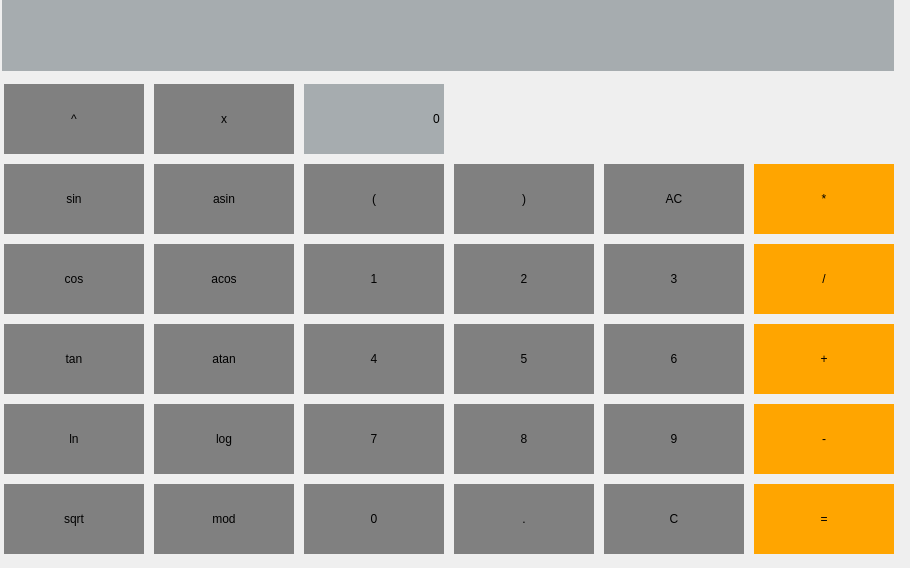
    <widget class="QWidget" name="tab">
     <attribute name="title">
      <string>SimpleCalc</string>
     </attribute>
     <widget class="QLineEdit" name="input_string_all">
      <property name="geometry">
       <rect>
        <x>2</x>
        <y>0</y>
        <width>892</width>
        <height>71</height>
       </rect>
      </property>
      <property name="layoutDirection">
       <enum>Qt::LeftToRight</enum>
      </property>
      <property name="styleSheet">
       <string notr="true">QLineEdit {
	background-color: #A6ACAF;
	border: 0px light gray;
	font: 900 18pt &quot;Arial Black&quot;;
}</string>
      </property>
      <property name="text">
       <string/>
      </property>
      <property name="maxLength">
       <number>255</number>
      </property>
      <property name="alignment">
       <set>Qt::AlignRight|Qt::AlignTrailing|Qt::AlignVCenter</set>
      </property>
     </widget>
     <widget class="QWidget" name="gridLayoutWidget">
      <property name="geometry">
       <rect>
        <x>0</x>
        <y>80</y>
        <width>901</width>
        <height>479</height>
       </rect>
      </property>
      <property name="sizePolicy">
       <sizepolicy hsizetype="Maximum" vsizetype="Maximum">
        <horstretch>0</horstretch>
        <verstretch>0</verstretch>
       </sizepolicy>
      </property>
      <property name="minimumSize">
       <size>
        <width>140</width>
        <height>70</height>
       </size>
      </property>
      <layout class="QGridLayout" name="gridLayout">
       <item row="4" column="4">
        <widget class="QPushButton" name="button_8">
         <property name="sizePolicy">
          <sizepolicy hsizetype="Maximum" vsizetype="Maximum">
           <horstretch>0</horstretch>
           <verstretch>0</verstretch>
          </sizepolicy>
         </property>
         <property name="minimumSize">
          <size>
           <width>140</width>
           <height>70</height>
          </size>
         </property>
         <property name="styleSheet">
          <string notr="true">QPushButton {
	background-color: #808080;
	border: 0px gray;
	font: 900 18pt &quot;Arial Black&quot;;
}</string>
         </property>
         <property name="text">
          <string>8</string>
         </property>
        </widget>
       </item>
       <item row="4" column="1">
        <widget class="QPushButton" name="button_log">
         <property name="sizePolicy">
          <sizepolicy hsizetype="Maximum" vsizetype="Maximum">
           <horstretch>0</horstretch>
           <verstretch>0</verstretch>
          </sizepolicy>
         </property>
         <property name="minimumSize">
          <size>
           <width>140</width>
           <height>70</height>
          </size>
         </property>
         <property name="styleSheet">
          <string notr="true">QPushButton {
	background-color: #808080;
	border: 0px gray;
	font: 900 18pt &quot;Arial Black&quot;;
}</string>
         </property>
         <property name="text">
          <string>log</string>
         </property>
        </widget>
       </item>
       <item row="3" column="3">
        <widget class="QPushButton" name="button_4">
         <property name="sizePolicy">
          <sizepolicy hsizetype="Maximum" vsizetype="Maximum">
           <horstretch>0</horstretch>
           <verstretch>0</verstretch>
          </sizepolicy>
         </property>
         <property name="minimumSize">
          <size>
           <width>140</width>
           <height>70</height>
          </size>
         </property>
         <property name="styleSheet">
          <string notr="true">QPushButton {
	background-color: #808080;
	border: 0px gray;
	font: 900 18pt &quot;Arial Black&quot;;
}</string>
         </property>
         <property name="text">
          <string>4</string>
         </property>
        </widget>
       </item>
       <item row="5" column="3">
        <widget class="QPushButton" name="button_0">
         <property name="sizePolicy">
          <sizepolicy hsizetype="Maximum" vsizetype="Maximum">
           <horstretch>0</horstretch>
           <verstretch>0</verstretch>
          </sizepolicy>
         </property>
         <property name="minimumSize">
          <size>
           <width>140</width>
           <height>70</height>
          </size>
         </property>
         <property name="styleSheet">
          <string notr="true">QPushButton {
	background-color: #808080;
	border: 0px gray;
	font: 900 18pt &quot;Arial Black&quot;;
}</string>
         </property>
         <property name="text">
          <string>0</string>
         </property>
        </widget>
       </item>
       <item row="2" column="1">
        <widget class="QPushButton" name="button_acos">
         <property name="sizePolicy">
          <sizepolicy hsizetype="Maximum" vsizetype="Maximum">
           <horstretch>0</horstretch>
           <verstretch>0</verstretch>
          </sizepolicy>
         </property>
         <property name="minimumSize">
          <size>
           <width>140</width>
           <height>70</height>
          </size>
         </property>
         <property name="styleSheet">
          <string notr="true">QPushButton {
	background-color: #808080;
	border: 0px gray;
	font: 900 18pt &quot;Arial Black&quot;;
}</string>
         </property>
         <property name="text">
          <string>acos</string>
         </property>
        </widget>
       </item>
       <item row="1" column="4">
        <widget class="QPushButton" name="button_rbracket">
         <property name="sizePolicy">
          <sizepolicy hsizetype="Maximum" vsizetype="Maximum">
           <horstretch>0</horstretch>
           <verstretch>0</verstretch>
          </sizepolicy>
         </property>
         <property name="minimumSize">
          <size>
           <width>140</width>
           <height>70</height>
          </size>
         </property>
         <property name="styleSheet">
          <string notr="true">QPushButton {
	background-color: #808080;
	border: 0px gray;
	font: 900 18pt &quot;Arial Black&quot;;
}</string>
         </property>
         <property name="text">
          <string>)</string>
         </property>
        </widget>
       </item>
       <item row="1" column="6">
        <widget class="QPushButton" name="button_mul">
         <property name="sizePolicy">
          <sizepolicy hsizetype="Maximum" vsizetype="Maximum">
           <horstretch>0</horstretch>
           <verstretch>0</verstretch>
          </sizepolicy>
         </property>
         <property name="minimumSize">
          <size>
           <width>140</width>
           <height>70</height>
          </size>
         </property>
         <property name="styleSheet">
          <string notr="true">QPushButton {
	background-color: #FFA500;
	border: 5px black;
	font: 900 18pt &quot;Arial Black&quot;;
}</string>
         </property>
         <property name="text">
          <string>*</string>
         </property>
        </widget>
       </item>
       <item row="5" column="4">
        <widget class="QPushButton" name="button_dot">
         <property name="sizePolicy">
          <sizepolicy hsizetype="Maximum" vsizetype="Maximum">
           <horstretch>0</horstretch>
           <verstretch>0</verstretch>
          </sizepolicy>
         </property>
         <property name="minimumSize">
          <size>
           <width>140</width>
           <height>70</height>
          </size>
         </property>
         <property name="styleSheet">
          <string notr="true">QPushButton {
	background-color: #808080;
	border: 0px gray;
	font: 900 18pt &quot;Arial Black&quot;;
}</string>
         </property>
         <property name="text">
          <string>.</string>
         </property>
        </widget>
       </item>
       <item row="1" column="1">
        <widget class="QPushButton" name="button_asin">
         <property name="sizePolicy">
          <sizepolicy hsizetype="Maximum" vsizetype="Maximum">
           <horstretch>0</horstretch>
           <verstretch>0</verstretch>
          </sizepolicy>
         </property>
         <property name="minimumSize">
          <size>
           <width>140</width>
           <height>70</height>
          </size>
         </property>
         <property name="styleSheet">
          <string notr="true">QPushButton {
	background-color: #808080;
	border: 0px gray;
	font: 900 18pt &quot;Arial Black&quot;;
}</string>
         </property>
         <property name="text">
          <string>asin</string>
         </property>
        </widget>
       </item>
       <item row="2" column="0">
        <widget class="QPushButton" name="button_cos">
         <property name="sizePolicy">
          <sizepolicy hsizetype="Maximum" vsizetype="Maximum">
           <horstretch>0</horstretch>
           <verstretch>0</verstretch>
          </sizepolicy>
         </property>
         <property name="minimumSize">
          <size>
           <width>140</width>
           <height>70</height>
          </size>
         </property>
         <property name="styleSheet">
          <string notr="true">QPushButton {
	background-color: #808080;
	border: 0px gray;
	font: 900 18pt &quot;Arial Black&quot;;
}</string>
         </property>
         <property name="text">
          <string>cos</string>
         </property>
        </widget>
       </item>
       <item row="3" column="0">
        <widget class="QPushButton" name="button_tan">
         <property name="sizePolicy">
          <sizepolicy hsizetype="Maximum" vsizetype="Maximum">
           <horstretch>0</horstretch>
           <verstretch>0</verstretch>
          </sizepolicy>
         </property>
         <property name="minimumSize">
          <size>
           <width>140</width>
           <height>70</height>
          </size>
         </property>
         <property name="styleSheet">
          <string notr="true">QPushButton {
	background-color: #808080;
	border: 0px gray;
	font: 900 18pt &quot;Arial Black&quot;;
}</string>
         </property>
         <property name="text">
          <string>tan</string>
         </property>
        </widget>
       </item>
       <item row="3" column="1">
        <widget class="QPushButton" name="button_atan">
         <property name="sizePolicy">
          <sizepolicy hsizetype="Maximum" vsizetype="Maximum">
           <horstretch>0</horstretch>
           <verstretch>0</verstretch>
          </sizepolicy>
         </property>
         <property name="minimumSize">
          <size>
           <width>140</width>
           <height>70</height>
          </size>
         </property>
         <property name="styleSheet">
          <string notr="true">QPushButton {
	background-color: #808080;
	border: 0px gray;
	font: 900 18pt &quot;Arial Black&quot;;
}</string>
         </property>
         <property name="text">
          <string>atan</string>
         </property>
        </widget>
       </item>
       <item row="1" column="5">
        <widget class="QPushButton" name="button_clear_all">
         <property name="sizePolicy">
          <sizepolicy hsizetype="Maximum" vsizetype="Maximum">
           <horstretch>0</horstretch>
           <verstretch>0</verstretch>
          </sizepolicy>
         </property>
         <property name="minimumSize">
          <size>
           <width>140</width>
           <height>70</height>
          </size>
         </property>
         <property name="styleSheet">
          <string notr="true">QPushButton {
	background-color: #808080;
	border: 0px gray;
	font: 900 18pt &quot;Arial Black&quot;;
}</string>
         </property>
         <property name="text">
          <string>AC</string>
         </property>
        </widget>
       </item>
       <item row="0" column="1">
        <widget class="QPushButton" name="button_x">
         <property name="sizePolicy">
          <sizepolicy hsizetype="Maximum" vsizetype="Maximum">
           <horstretch>0</horstretch>
           <verstretch>0</verstretch>
          </sizepolicy>
         </property>
         <property name="minimumSize">
          <size>
           <width>140</width>
           <height>70</height>
          </size>
         </property>
         <property name="styleSheet">
          <string notr="true">QPushButton {
	background-color: #808080;
	border: 0px gray;
	font: 900 18pt &quot;Arial Black&quot;;
}</string>
         </property>
         <property name="text">
          <string>x</string>
         </property>
        </widget>
       </item>
       <item row="5" column="0">
        <widget class="QPushButton" name="button_sqrt">
         <property name="sizePolicy">
          <sizepolicy hsizetype="Maximum" vsizetype="Maximum">
           <horstretch>0</horstretch>
           <verstretch>0</verstretch>
          </sizepolicy>
         </property>
         <property name="minimumSize">
          <size>
           <width>140</width>
           <height>70</height>
          </size>
         </property>
         <property name="styleSheet">
          <string notr="true">QPushButton {
	background-color: #808080;
	border: 0px gray;
	font: 900 18pt &quot;Arial Black&quot;;
}</string>
         </property>
         <property name="text">
          <string>sqrt</string>
         </property>
        </widget>
       </item>
       <item row="2" column="5">
        <widget class="QPushButton" name="button_3">
         <property name="sizePolicy">
          <sizepolicy hsizetype="Maximum" vsizetype="Maximum">
           <horstretch>0</horstretch>
           <verstretch>0</verstretch>
          </sizepolicy>
         </property>
         <property name="minimumSize">
          <size>
           <width>140</width>
           <height>70</height>
          </size>
         </property>
         <property name="styleSheet">
          <string notr="true">QPushButton {
	background-color: #808080;
	border: 0px gray;
	font: 900 18pt &quot;Arial Black&quot;;
}</string>
         </property>
         <property name="text">
          <string>3</string>
         </property>
        </widget>
       </item>
       <item row="1" column="0">
        <widget class="QPushButton" name="button_sin">
         <property name="sizePolicy">
          <sizepolicy hsizetype="Maximum" vsizetype="Maximum">
           <horstretch>0</horstretch>
           <verstretch>0</verstretch>
          </sizepolicy>
         </property>
         <property name="minimumSize">
          <size>
           <width>140</width>
           <height>70</height>
          </size>
         </property>
         <property name="styleSheet">
          <string notr="true">QPushButton {
	background-color: #808080;
	border: 0px gray;
	font: 900 18pt &quot;Arial Black&quot;;
}</string>
         </property>
         <property name="text">
          <string>sin</string>
         </property>
        </widget>
       </item>
       <item row="3" column="6">
        <widget class="QPushButton" name="button_sum">
         <property name="sizePolicy">
          <sizepolicy hsizetype="Maximum" vsizetype="Maximum">
           <horstretch>0</horstretch>
           <verstretch>0</verstretch>
          </sizepolicy>
         </property>
         <property name="minimumSize">
          <size>
           <width>140</width>
           <height>70</height>
          </size>
         </property>
         <property name="styleSheet">
          <string notr="true">QPushButton {
	background-color: #FFA500;
	border: 5px black;
	font: 900 18pt &quot;Arial Black&quot;;
}</string>
         </property>
         <property name="text">
          <string>+</string>
         </property>
        </widget>
       </item>
       <item row="4" column="5">
        <widget class="QPushButton" name="button_9">
         <property name="sizePolicy">
          <sizepolicy hsizetype="Maximum" vsizetype="Maximum">
           <horstretch>0</horstretch>
           <verstretch>0</verstretch>
          </sizepolicy>
         </property>
         <property name="minimumSize">
          <size>
           <width>140</width>
           <height>70</height>
          </size>
         </property>
         <property name="styleSheet">
          <string notr="true">QPushButton {
	background-color: #808080;
	border: 0px gray;
	font: 900 18pt &quot;Arial Black&quot;;
}</string>
         </property>
         <property name="text">
          <string>9</string>
         </property>
        </widget>
       </item>
       <item row="0" column="0">
        <widget class="QPushButton" name="button_pow">
         <property name="sizePolicy">
          <sizepolicy hsizetype="Maximum" vsizetype="Maximum">
           <horstretch>0</horstretch>
           <verstretch>0</verstretch>
          </sizepolicy>
         </property>
         <property name="minimumSize">
          <size>
           <width>140</width>
           <height>70</height>
          </size>
         </property>
         <property name="styleSheet">
          <string notr="true">QPushButton {
	background-color: #808080;
	border: 0px gray;
	font: 900 18pt &quot;Arial Black&quot;;
}</string>
         </property>
         <property name="text">
          <string>^</string>
         </property>
        </widget>
       </item>
       <item row="3" column="5">
        <widget class="QPushButton" name="button_6">
         <property name="sizePolicy">
          <sizepolicy hsizetype="Maximum" vsizetype="Maximum">
           <horstretch>0</horstretch>
           <verstretch>0</verstretch>
          </sizepolicy>
         </property>
         <property name="minimumSize">
          <size>
           <width>140</width>
           <height>70</height>
          </size>
         </property>
         <property name="styleSheet">
          <string notr="true">QPushButton {
	background-color: #808080;
	border: 0px gray;
	font: 900 18pt &quot;Arial Black&quot;;
}</string>
         </property>
         <property name="text">
          <string>6</string>
         </property>
        </widget>
       </item>
       <item row="2" column="3">
        <widget class="QPushButton" name="button_1">
         <property name="sizePolicy">
          <sizepolicy hsizetype="Maximum" vsizetype="Maximum">
           <horstretch>0</horstretch>
           <verstretch>0</verstretch>
          </sizepolicy>
         </property>
         <property name="minimumSize">
          <size>
           <width>140</width>
           <height>70</height>
          </size>
         </property>
         <property name="styleSheet">
          <string notr="true">QPushButton {
	background-color: #808080;
	border: 0px gray;
	font: 900 18pt &quot;Arial Black&quot;;
}</string>
         </property>
         <property name="text">
          <string>1</string>
         </property>
        </widget>
       </item>
       <item row="3" column="4">
        <widget class="QPushButton" name="button_5">
         <property name="sizePolicy">
          <sizepolicy hsizetype="Maximum" vsizetype="Maximum">
           <horstretch>0</horstretch>
           <verstretch>0</verstretch>
          </sizepolicy>
         </property>
         <property name="minimumSize">
          <size>
           <width>140</width>
           <height>70</height>
          </size>
         </property>
         <property name="styleSheet">
          <string notr="true">QPushButton {
	background-color: #808080;
	border: 0px gray;
	font: 900 18pt &quot;Arial Black&quot;;
}</string>
         </property>
         <property name="text">
          <string>5</string>
         </property>
        </widget>
       </item>
       <item row="4" column="3">
        <widget class="QPushButton" name="button_7">
         <property name="sizePolicy">
          <sizepolicy hsizetype="Maximum" vsizetype="Maximum">
           <horstretch>0</horstretch>
           <verstretch>0</verstretch>
          </sizepolicy>
         </property>
         <property name="minimumSize">
          <size>
           <width>140</width>
           <height>70</height>
          </size>
         </property>
         <property name="styleSheet">
          <string notr="true">QPushButton {
	background-color: #808080;
	border: 0px gray;
	font: 900 18pt &quot;Arial Black&quot;;
}</string>
         </property>
         <property name="text">
          <string>7</string>
         </property>
        </widget>
       </item>
       <item row="2" column="4">
        <widget class="QPushButton" name="button_2">
         <property name="sizePolicy">
          <sizepolicy hsizetype="Maximum" vsizetype="Maximum">
           <horstretch>0</horstretch>
           <verstretch>0</verstretch>
          </sizepolicy>
         </property>
         <property name="minimumSize">
          <size>
           <width>140</width>
           <height>70</height>
          </size>
         </property>
         <property name="styleSheet">
          <string notr="true">QPushButton {
	background-color: #808080;
	border: 0px gray;
	font: 900 18pt &quot;Arial Black&quot;;
}</string>
         </property>
         <property name="text">
          <string>2</string>
         </property>
        </widget>
       </item>
       <item row="5" column="6">
        <widget class="QPushButton" name="button_equal">
         <property name="sizePolicy">
          <sizepolicy hsizetype="Maximum" vsizetype="Maximum">
           <horstretch>0</horstretch>
           <verstretch>0</verstretch>
          </sizepolicy>
         </property>
         <property name="minimumSize">
          <size>
           <width>140</width>
           <height>70</height>
          </size>
         </property>
         <property name="styleSheet">
          <string notr="true">QPushButton {
	background-color: #FFA500;
	border: 5px black;
	font: 900 18pt &quot;Arial Black&quot;;
}</string>
         </property>
         <property name="text">
          <string>=</string>
         </property>
        </widget>
       </item>
       <item row="4" column="0">
        <widget class="QPushButton" name="button_ln">
         <property name="sizePolicy">
          <sizepolicy hsizetype="Maximum" vsizetype="Maximum">
           <horstretch>0</horstretch>
           <verstretch>0</verstretch>
          </sizepolicy>
         </property>
         <property name="minimumSize">
          <size>
           <width>140</width>
           <height>70</height>
          </size>
         </property>
         <property name="styleSheet">
          <string notr="true">QPushButton {
	background-color: #808080;
	border: 0px gray;
	font: 900 18pt &quot;Arial Black&quot;;
}</string>
         </property>
         <property name="text">
          <string>ln</string>
         </property>
        </widget>
       </item>
       <item row="2" column="6">
        <widget class="QPushButton" name="button_div">
         <property name="sizePolicy">
          <sizepolicy hsizetype="Maximum" vsizetype="Maximum">
           <horstretch>0</horstretch>
           <verstretch>0</verstretch>
          </sizepolicy>
         </property>
         <property name="minimumSize">
          <size>
           <width>140</width>
           <height>70</height>
          </size>
         </property>
         <property name="styleSheet">
          <string notr="true">QPushButton {
	background-color: #FFA500;
	border: 5px black;
	font: 900 18pt &quot;Arial Black&quot;;
}</string>
         </property>
         <property name="text">
          <string>/</string>
         </property>
        </widget>
       </item>
       <item row="5" column="5">
        <widget class="QPushButton" name="button_clear">
         <property name="sizePolicy">
          <sizepolicy hsizetype="Maximum" vsizetype="Maximum">
           <horstretch>0</horstretch>
           <verstretch>0</verstretch>
          </sizepolicy>
         </property>
         <property name="minimumSize">
          <size>
           <width>140</width>
           <height>70</height>
          </size>
         </property>
         <property name="styleSheet">
          <string notr="true">QPushButton {
	background-color: #808080;
	border: 0px gray;
	font: 900 18pt &quot;Arial Black&quot;;
}</string>
         </property>
         <property name="text">
          <string>C</string>
         </property>
        </widget>
       </item>
       <item row="5" column="1">
        <widget class="QPushButton" name="button_mod">
         <property name="sizePolicy">
          <sizepolicy hsizetype="Maximum" vsizetype="Maximum">
           <horstretch>0</horstretch>
           <verstretch>0</verstretch>
          </sizepolicy>
         </property>
         <property name="minimumSize">
          <size>
           <width>140</width>
           <height>70</height>
          </size>
         </property>
         <property name="styleSheet">
          <string notr="true">QPushButton {
	background-color: #808080;
	border: 0px gray;
	font: 900 18pt &quot;Arial Black&quot;;
}</string>
         </property>
         <property name="text">
          <string>mod</string>
         </property>
        </widget>
       </item>
       <item row="4" column="6">
        <widget class="QPushButton" name="button_sub">
         <property name="sizePolicy">
          <sizepolicy hsizetype="Maximum" vsizetype="Maximum">
           <horstretch>0</horstretch>
           <verstretch>0</verstretch>
          </sizepolicy>
         </property>
         <property name="minimumSize">
          <size>
           <width>140</width>
           <height>70</height>
          </size>
         </property>
         <property name="styleSheet">
          <string notr="true">QPushButton {
	background-color: #FFA500;
	border: 5px black;
	font: 900 18pt &quot;Arial Black&quot;;
}</string>
         </property>
         <property name="text">
          <string>-</string>
         </property>
        </widget>
       </item>
       <item row="1" column="3">
        <widget class="QPushButton" name="button_lbracket">
         <property name="sizePolicy">
          <sizepolicy hsizetype="Maximum" vsizetype="Maximum">
           <horstretch>0</horstretch>
           <verstretch>0</verstretch>
          </sizepolicy>
         </property>
         <property name="minimumSize">
          <size>
           <width>140</width>
           <height>70</height>
          </size>
         </property>
         <property name="styleSheet">
          <string notr="true">QPushButton {
	background-color: #808080;
	border: 0px gray;
	font: 900 18pt &quot;Arial Black&quot;;
}</string>
         </property>
         <property name="text">
          <string>(</string>
         </property>
        </widget>
       </item>
       <item row="0" column="3">
        <widget class="QLineEdit" name="x_value">
         <property name="sizePolicy">
          <sizepolicy hsizetype="Ignored" vsizetype="Ignored">
           <horstretch>0</horstretch>
           <verstretch>0</verstretch>
          </sizepolicy>
         </property>
         <property name="minimumSize">
          <size>
           <width>140</width>
           <height>70</height>
          </size>
         </property>
         <property name="styleSheet">
          <string notr="true">QLineEdit {
	background-color: #A6ACAF;
	border: 0px light gray;
	font: 900 18pt &quot;Arial Black&quot;;
}</string>
         </property>
         <property name="text">
          <string>0</string>
         </property>
         <property name="maxLength">
          <number>12</number>
         </property>
         <property name="alignment">
          <set>Qt::AlignRight|Qt::AlignTrailing|Qt::AlignVCenter</set>
         </property>
        </widget>
       </item>
      </layout>
     </widget>
    </widget>
